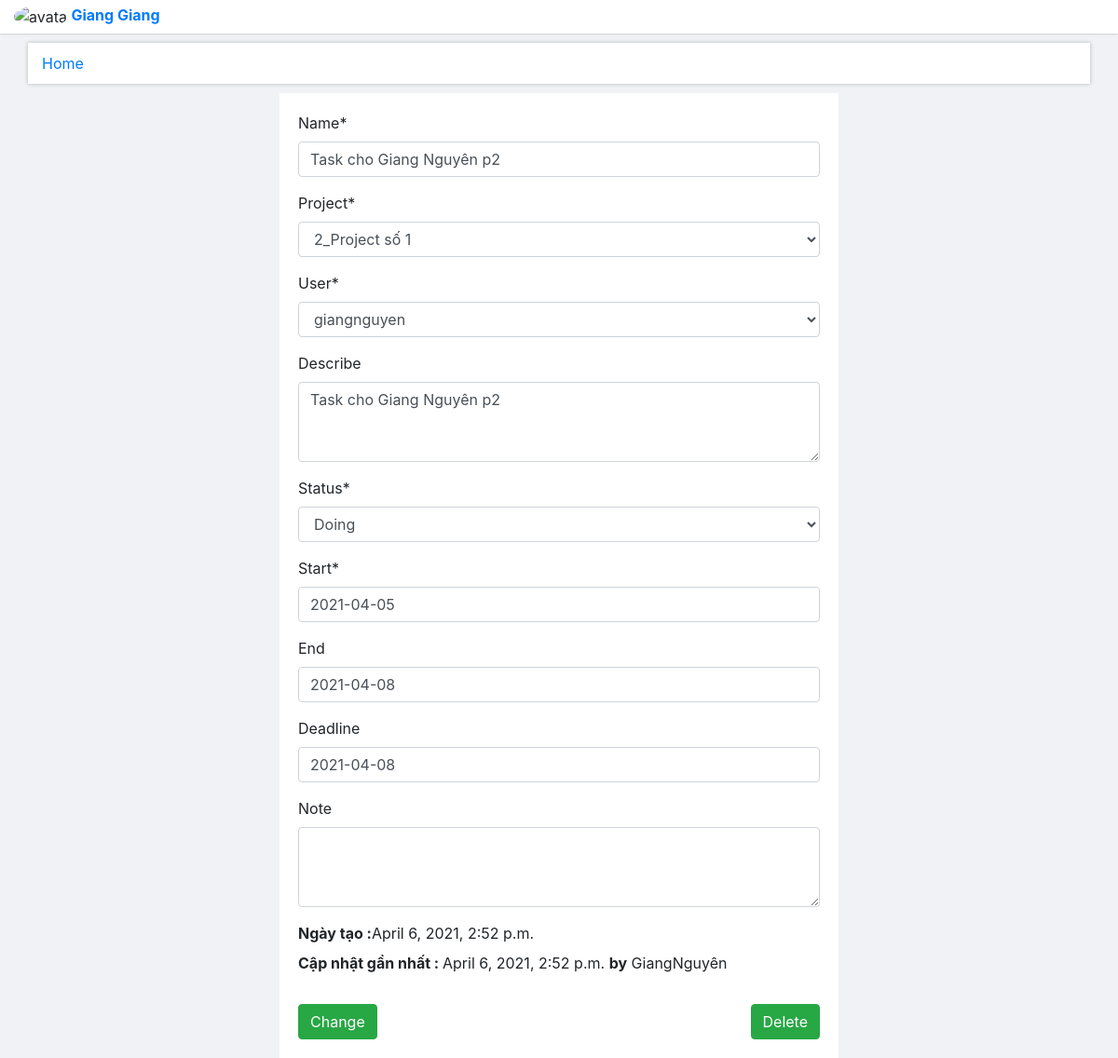
The page /update_task/9/ (signed in) on the database its author committed.
### main_app/models.py (models this page shows, shortened)
class Task(models.Model): # Các công việc
    name=models.CharField(max_length=200)
    project=models.ForeignKey(Projects,on_delete=models.CASCADE)
    user=models.ForeignKey(User,on_delete=models.CASCADE,blank=True,null=True)
    describe=models.TextField(blank=True,null=True)
    list_status = (
        (-1, "Doing"),
        (0, 'NotDo'),
        (1, 'Done'),
    )
    status=models.IntegerField(default=0,choices=list_status)
    start=models.DateTimeField(blank=True,null=True)
    end=models.DateTimeField(blank=True,null=True)
    deadline=models.DateTimeField(blank=True,null=True)
    note=models.TextField(blank=True,null=True)
    create_at=models.DateTimeField(default=timezone.now,editable=False)
    update_at=models.DateTimeField(auto_now=True,editable=False)
    update_by=models.CharField(max_length=30,default=None,blank=True,null=True,editable=False)
    is_view=models.BooleanField(default=False)
    class Meta:
        ordering=["status",'-create_at','project']

class Projects(models.Model): # Dự án
    name=models.CharField(max_length=50)
    describe=models.TextField(blank=True,null=True)
    members=models.ManyToManyField(User,through='UserProject') # Quan hệ n-n với user,và lưu trữ thông tin thêm ở UserProject
    list_status = (
        (-1, "Doing"),
        (0, 'NotDo'),
        (1, 'Done'),
    )
    status=models.IntegerField(default=0,choices=list_status)
    note=models.TextField(blank=True,null=True)
    create_at=models.DateTimeField(auto_now_add=True,editable=False)
    update_at=models.DateTimeField(auto_now=True,editable=False)
    class Meta:
        ordering=['status', 'create_at']
    def __str__(self):
        return str(self.id)+'_'+self.name

### main_app/views.py (the view, shortened to what this page needs)
# urls.py: path('update_task/<int:id>/', views.TaskCRUD.as_view(), name='update_task'), # Update task,id là id task
class TaskCRUD(LoginRequiredMixin, View):  # Xem các task
    login_url = 'accounts:login'
    def get(self, request, id):
        if 'update_task' in request.path:
            task = Task.objects.get(pk=id)
            if task.user == request.user:
                Task.objects.filter(pk=id).update(is_view=True)
            task_form = TaskForm(
                instance=task, project_id=Task.objects.get(pk=id).project.id)  # *
            return render(request, 'main_app/update_task.html', {'task_form': task_form,
                                                                 'task': task
                                                                 })
        if 'add_task' in request.path:
            if not request.user.has_perm('main_app.add_task'):
                raise PermissionDenied()
            task_form = TaskFormAdd(project_id=id)
            return render(request, 'main_app/add_task.html', {'task_form': task_form})

### main_app/forms.py (shortened to what this page needs)
class TaskForm(forms.ModelForm):
    start = forms.DateField(widget=DateInput(), required=True)
    end = forms.DateField(widget=DateInput(), required=False)
    deadline = forms.DateField(widget=DateInput(), required=False)
    describe = forms.CharField(widget=forms.Textarea(
        attrs={'class': 'text_input1', 'cols': '50', 'rows': '3'}), required=False)
    note = forms.CharField(widget=forms.Textarea(
        attrs={'class': 'text_input1', 'cols': '50', 'rows': '3'}), required=False)
    class Meta:
        model = Task
        fields = ['name', 'project', 'user', 'describe',
                  'status', 'start', 'end', 'deadline', 'note']
    def __init__(self, *args, project_id, **kwargs):  # Thêm tham số project_id
        super().__init__(*args, **kwargs)
        self.fields['project'] = forms.ModelChoiceField(
            queryset=Projects.objects.filter(pk=project_id))
        self.fields['user'] = forms.ModelChoiceField(
            queryset=Projects.objects.get(pk=project_id).members.all())

### main_app/templates/main_app/update_task.html (shortened to what this page needs)
{% extends "main_app_base.html" %}
{% load crispy_forms_tags %}
{% block content %}
<div class="form">
    <form action="#" method="post">
        {{ task_form|crispy }}
        <label><b>Ngày tạo :</b>{{ task.create_at}}</label><br>
        <label><b>Cập nhật gần nhất : </b>{{ task.create_at }} <b>by</b> {{ task.update_by }}</label><br><br>
        <input type="submit"  class='btn btn-success' value="Change" name="UpdateTask">
        <input type="submit"  class='btn btn-success' value="Delete" name="DelTask" style="float: right;">
    </form>
</div>
{% endblock %}

### main_app/templates/header.html
{% block header %}
<div class="conteiner header">
    <div class="row">
        <div class="col-sm-3 user">
            <img src="{{ user.image.url }}" alt="avata">
            <a href="{% url 'accounts:home'%}"><span"><b>{{user.first_name|default:"Edit profile here"}} {{ user.last_name }}</b></span></a>
        </div>
        <div class="col-sm-9">
        </div>
    </div>
</div>
<div class="container header-nav">
    <a href="{% url 'main_app:home' %}">Home</a>
</div>
{% endblock %}

### main_app/static/main_app/style.css (style rules this page uses)
body { font-family: Arial, Helvetica, sans-serif; background-color:#ff0000; }
.header { background-color: white; box-shadow: 0 0 1px 0 rgba(0, 0, 0, 0.2), 0 0px 3px 0 rgba(0, 0, 0, 0.19); }
.header .user { padding: 3px; padding-left: 30px; }
.header-nav { padding: 10px; margin: 10px 0px; background-color: white; box-shadow: 0 0 3px 0 rgba(0, 0, 0, 0.089), 0 0px 5px 0 rgba(0, 0, 0, 0.19); }
.header img { border-radius: 50%; width: 50px; height: 50px; margin:3px 0px; }
.form { width: 50%; padding: 20px; height: auto; margin: auto; background-color:white; }
img { border-radius: 50%; height : 100px; width : 100px; }

### rows shown on the page
Task: name "Task cho Giang Nguyên p2", project "2_Project số 1", user "giangnguyen", describe "Task cho Giang Nguyên p2", status "Doing", start "2021-04-05", end "2021-04-08", deadline "2021-04-08", create_at "April 6, 2021, 2:52 p.m.", update_by "GiangNguyên"

### other values the page prints
{{ user.first_name|default:"Edit profile here" }} "Giang"
{{ user.last_name }} "Giang"
